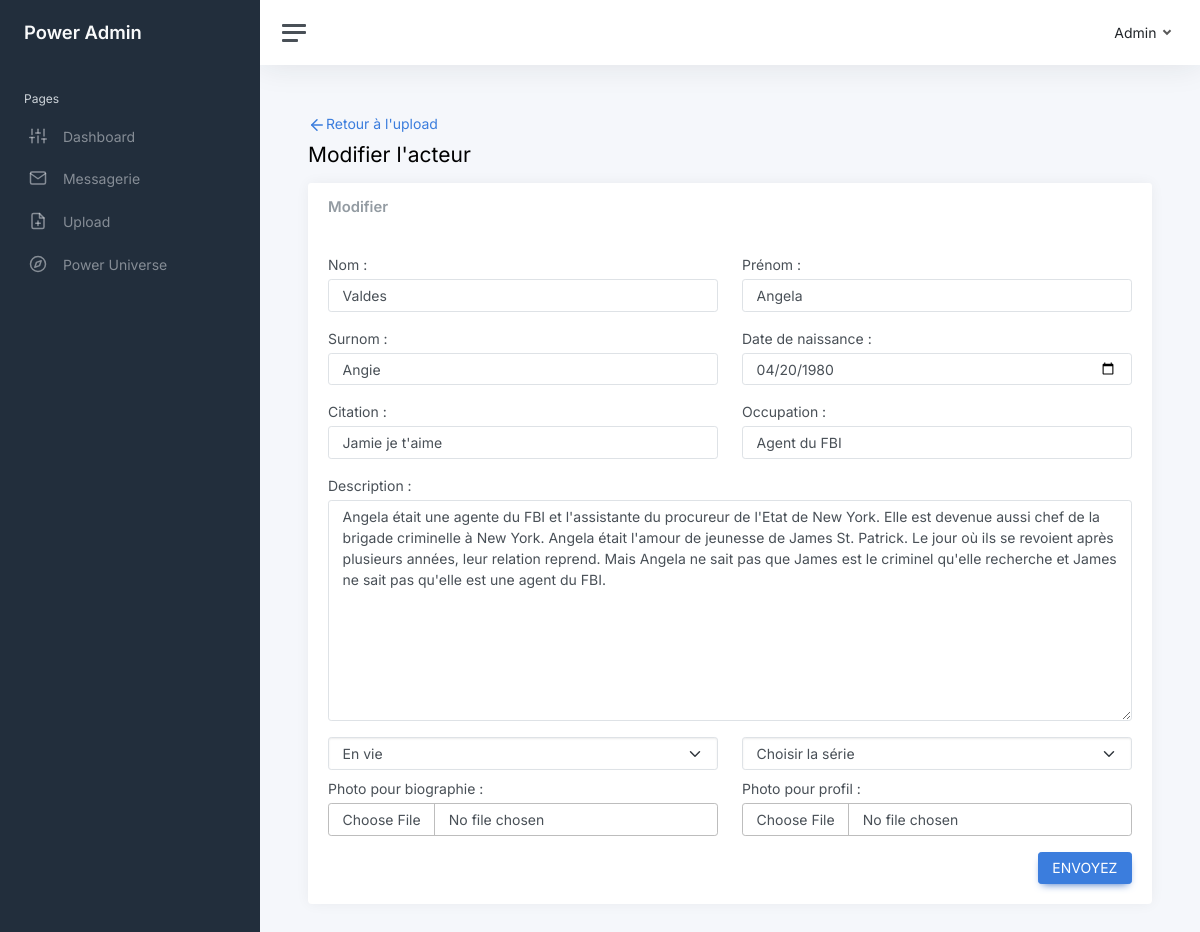
The app's page /admin/modify_actor.php?id=16 (signed in) with its own data.
### tables this page shows
CREATE TABLE `actors` (
  `id_actors` int(11) NOT NULL,
  `first_name_actors` varchar(50) DEFAULT NULL,
  `last_name_actors` varchar(50) DEFAULT NULL,
  `surname_actors` varchar(30) DEFAULT NULL,
  `description_actors` text,
  `date_birth_actors` date DEFAULT NULL,
  `quote_actors` text,
  `picture_actors` varchar(255) DEFAULT NULL,
  `status_actors` enum('En vie','Mort') NOT NULL DEFAULT 'En vie',
  `picture_round_actors` varchar(255) NOT NULL,
  `date_add_actors` datetime NOT NULL DEFAULT CURRENT_TIMESTAMP,
  `occupation_actors` varchar(50) DEFAULT NULL
);

### classes/Database.php (called while the page is built, shortened)
<?php
class Database
{
    public static function getConnection(): PDO
    {
        [
            'DB_HOST' => $db_host,
            'DB_NAME' => $db_name,
            'DB_USERNAME' => $db_user,
            'DB_PASSWORD' => $db_password,
            'DB_CHARSET' => $db_charset
        ] = parse_ini_file(__DIR__ . '/../config/db.ini');
        return new PDO("mysql:host=$db_host;dbname=$db_name;charset=$db_charset", $db_user, $db_password, [
            PDO::ATTR_DEFAULT_FETCH_MODE => PDO::FETCH_ASSOC,
            PDO::ATTR_ERRMODE => PDO::ERRMODE_EXCEPTION
        ]);
    }
}

### classes/Actor.php (called while the page is built, shortened)
<?php
require_once 'Database.php';
class Actor
{
    public static function getActors(): array
    {
        $sql = "SELECT *, DATE_FORMAT(date_add_actors, '%d/%m/%Y') AS date, DATE_FORMAT(date_birth_actors, '%d/%m/%Y') AS date_birth FROM actors AS a
        INNER JOIN actors_series AS a_s ON a.id_actors = a_s.id_actors
        INNER JOIN series AS s ON a_s.id_series = s.id_series";
        $requete = Database::getConnection()->query($sql);
        return $requete->fetchAll();
    }
    public static function getActor(int $id, array $actors): ?array
    {
        $actorsIds = array_column($actors, 'id_actors');
        $actorKey = array_search($id, $actorsIds);
        return $actors[$actorKey];
    }
}

### admin/modify_actor.php (the view, shortened to what this page needs)
<?php
require_once 'layout/head.php';
require_once '../classes/Serie.php';
require_once '../classes/Actor.php';
$id = $_GET['id'];
$actor = Actor::getActor($id, Actor::getActors());
?>
<div class="wrapper">
    <?php require_once 'layout/sidebar.php'; ?>
    <div class="main">
        <?php require_once 'layout/navbar.php'; ?>
        <main class="content">
            <div class="container-fluid p-0">
                <div class="mb-2">
                    <a href="upload.php" class="mb-2"><i class="align-middle" data-feather="arrow-left"></i>Retour à l'upload</a>
                </div>
                <h1 class="h3 mb-3">Modifier l'acteur</h1>
                <div class="row">
                    <div class="col-12">
                        <div class="row">
                            <div class="col-lg-12 d-flex">
                                <div class="card flex-fill">
                                    <div class="card-header">
                                        <h5 class="card-title mb-0">Modifier</h5>
                                    </div>
                                    <div class="card-body">
                                        <form action="../process/modify_actor_process.php" method="POST" enctype="multipart/form-data" class="row">
                                            <div class="col-lg-6 mb-3">
                                                <label for="" class="mb-1">Nom :</label>
                                                <input class="form-control" type="text" name="last_name" placeholder="Nom" value="<?php echo $actor['last_name_actors'] ?>">
                                            </div>
                                            <div class="col-lg-6 mb-3">
                                            <label for="" class="mb-1">Prénom :</label>
                                                <input class="form-control" type="text" name="first_name" placeholder="Prénom" value="<?php echo $actor['first_name_actors'] ?>">
                                            </div>
                                            <div class="col-lg-6 mb-3">
                                            <label for="" class="mb-1">Surnom :</label>
                                                <input class="form-control" type="text" name="surname" placeholder="Surnom" value="<?php echo $actor['surname_actors'] ?>">
                                            </div>
                                            <div class="col-lg-6 mb-3">
                                            <label for="" class="mb-1">Date de naissance :</label>
                                                <input id="startDate" class="form-control" type="date" name="birth_date" placeholder="Date de naisssance" value="<?php echo $actor['date_birth_actors'] ?>" />
                                            </div>
                                            <div class="col-lg-6 mb-3">
                                            <label for="" class="mb-1">Citation :</label>
                                                <input class="form-control" type="text" name="quote" placeholder="Citation" value="<?php echo $actor['quote_actors'] ?>">
                                            </div>
                                            <div class="col-lg-6">
                                            <label for="" class="mb-1">Occupation :</label>
                                                <input type="text" name="occupation" class="form-control" placeholder="Occupation" value="<?php echo $actor['occupation_actors'] ?>">
                                            </div>
                                            <div class="col-lg-12 mb-3">
                                            <label for="" class="mb-1">Description :</label>
                                                <textarea name="description" cols="30" rows="10" class="form-control" ><?php echo $actor['description_actors'] ?></textarea>
                                            </div>
                                            <div class="col-lg-6 mb-2">
                                                <select class="form-select" name="status">
                                                    <option selected>En vie</option>
                                                </select>
                                            </div>
                                            <div class="col-lg-6 mb-2">
                                                <select class="form-select" name="series">
                                                    <option>Choisir la série</option>
                                                </select>
                                            </div>
                                            <div class="col-lg-6">
                                                <label for="" class="mb-1">Photo pour biographie :</label>
                                                <input class="form-control" type="file" name="file_bio">
                                            </div>
                                            <div class="col-lg-6">
                                                <label for="" class="mb-1">Photo pour profil :</label>
                                                <input class="form-control" type="file" name="file_pdp">
                                            </div>
                                            <div class="col-12 mt-3 text-end">
                                                <input type="submit" value="Envoyez" class="btn btn-primary ">
                                            </div>
                                        </form>
                                    </div>
                                </div>
                            </div>
                        </div>
                    </div>
                </div>
            </div>
        </main>
    </div>
</div>
</body>
</html>

### assets/css/style.css (style rules this page uses)
:root { --white: #f9f7f1; --black: #0000; --primary: #433b23; --secondary: #7a621a; --accent: #a48119; }

### records on screen
actors: last_name "Valdes", first_name "Angela", surname "Angie", birth_date "04/20/1980", quote "Jamie je t'aime", occupation "Agent du FBI", description "Angela était une agente du FBI et l'assistante du procureur de l'Etat de New York. Elle est devenue aussi chef de la brigade criminelle à New York. Angela était l'amour de jeunesse de James St. Patrick. Le jour où ils se revoient après plusieurs années, leur relation reprend. Mais Angela ne sait pas que James est le criminel qu'elle recherche et James ne sait pas qu'elle est une agent du FBI."
